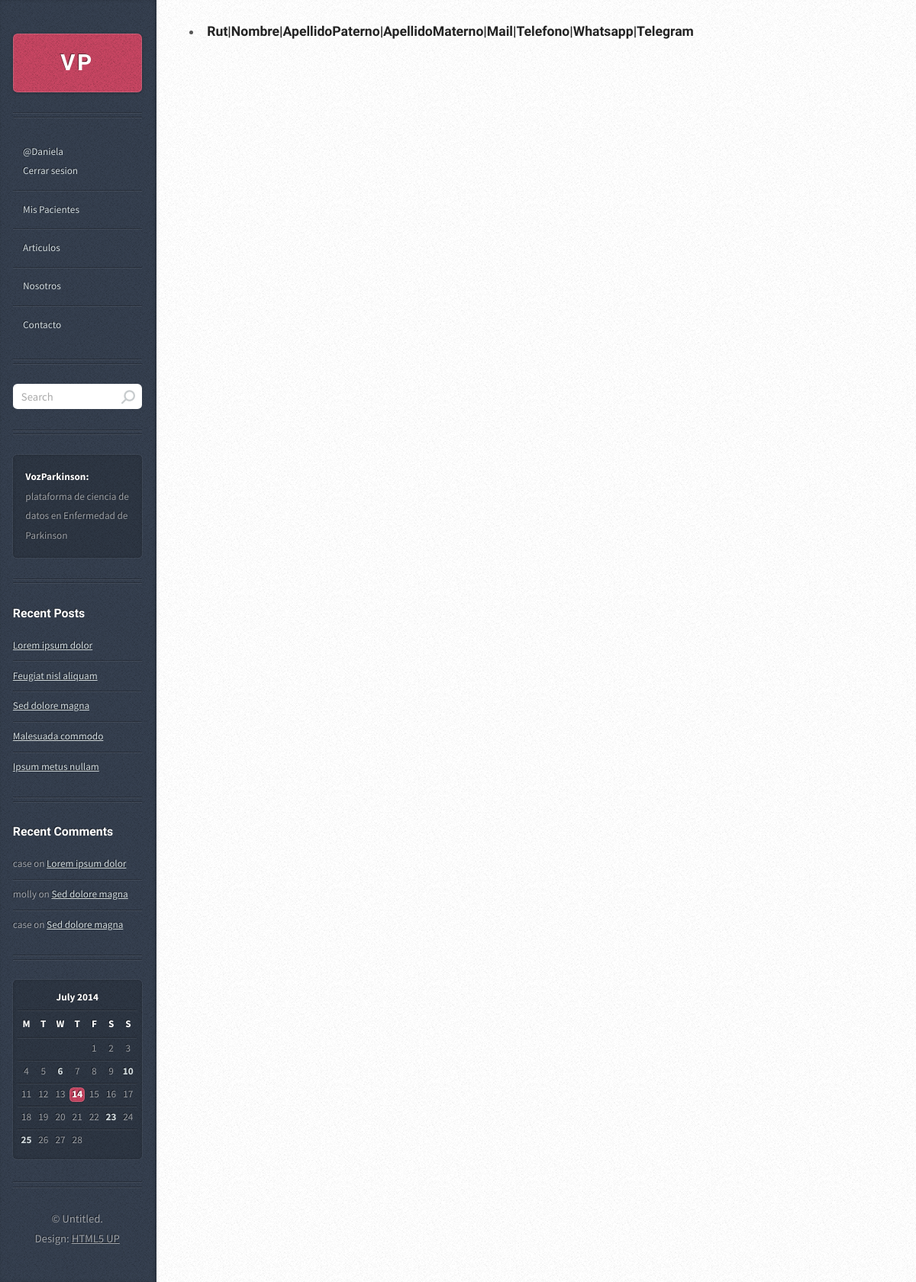
/pacientes/ (signed in), run on an earlier commit of the app's database.
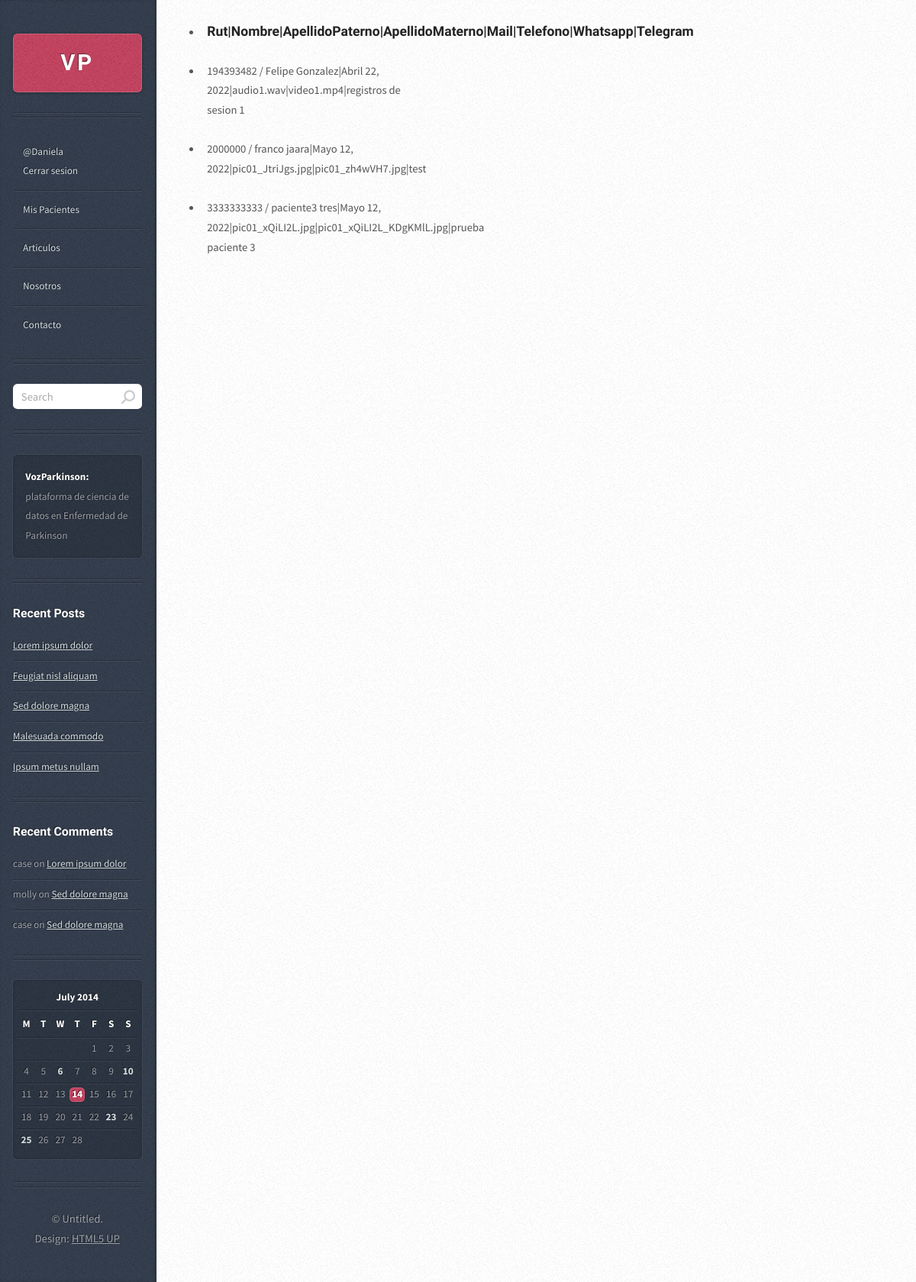
And on a later commit of the database.
### app/models.py (models this page shows, shortened)
class Fonoaudiologo_paciente(models.Model):
    id = models.AutoField(primary_key=True)
    id_app_usuario = models.ForeignKey(User, on_delete=models.PROTECT, verbose_name="Id Usuario")
    idapp_paciente = models.ForeignKey(Paciente, on_delete=models.PROTECT, verbose_name="Rut / Nombre Paciente")
    fecha = models.DateField()
    audio = models.FileField()
    video = models.FileField()
    feedback = models.TextField()
    class Meta:
        verbose_name = "Fonoaudiologo - Paciente"
        verbose_name_plural = "Fonoaudiologo - Paciente"

class Paciente(models.Model):
    id = models.AutoField(primary_key=True)
    id_app_usuario = models.ForeignKey(User, on_delete=models.PROTECT)
    rutpaciente = models.CharField(max_length=30)
    nombrepaciente = models.CharField(max_length=30)
    apellidopatpaciente = models.CharField(max_length=30)
    apellidomatpaciente = models.CharField(max_length=30)
    email = models.CharField(max_length=30)
    telefono = models.CharField(max_length=30)
    whatsapp = models.CharField(max_length=30)
    telegram = models.CharField(max_length=30)
    class Meta:
        verbose_name = "Paciente"
        verbose_name_plural = "Pacientes"
    def __str__(self):
        return self.rutpaciente + ' / ' + self.nombrepaciente + ' ' + self.apellidopatpaciente

### app/views.py (the view)
# urls.py: path('pacientes/', pacientes, name="pacientes"),
def pacientes(request):
    fonopacientes = Fonoaudiologo_paciente.objects.all()
    data = {
        'FonoPacientes' : fonopacientes
    }
    return render(request, 'app/pacientes.html', data)

### app/templates/app/pacientes.html (shortened to what this page needs)
{% extends 'app/base.html' %}
{% block contenido %}
<div class="card" style="width: 18rem;">
    <ul class="list-group list-group-flush">
        <li class="list-group-item">
            <h2> Rut|Nombre|ApellidoPaterno|ApellidoMaterno|Mail|Telefono|Whatsapp|Telegram</h2>
        </li>
        {% if user.username == "Daniela" or user.username == "Fonoaudiologo2" %}
        {% for p in FonoPacientes %}
        {% if p.id_app_usuario_id == 2 %}
        <br>
        <li class="list-group-item">{{p.idapp_paciente}}|{{p.fecha}}|{{p.audio}}|{{p.video}}|{{p.feedback}}</li>
        {% endif %}
        {% endfor %}
        {% endif %}
    </ul>
</div>
{% endblock %}

What changed in the data, as far as the page shows it:
now on this page (row edited): Fonoaudiologo_paciente: idapp_paciente "194393482 / Felipe Gonzalez", fecha "Abril 22, 2022", audio "audio1.wav", video "video1.mp4", feedback "registros de sesion 1"
added Fonoaudiologo_paciente: idapp_paciente "2000000 / franco jaara", fecha "Mayo 12, 2022", audio "pic01_JtriJgs.jpg", video "pic01_zh4wVH7.jpg", feedback "test"
added Fonoaudiologo_paciente: idapp_paciente "3333333333 / paciente3 tres", fecha "Mayo 12, 2022", audio "pic01_xQiLI2L.jpg", video "pic01_xQiLI2L_KDgKMlL.jpg", feedback "prueba paciente 3"
